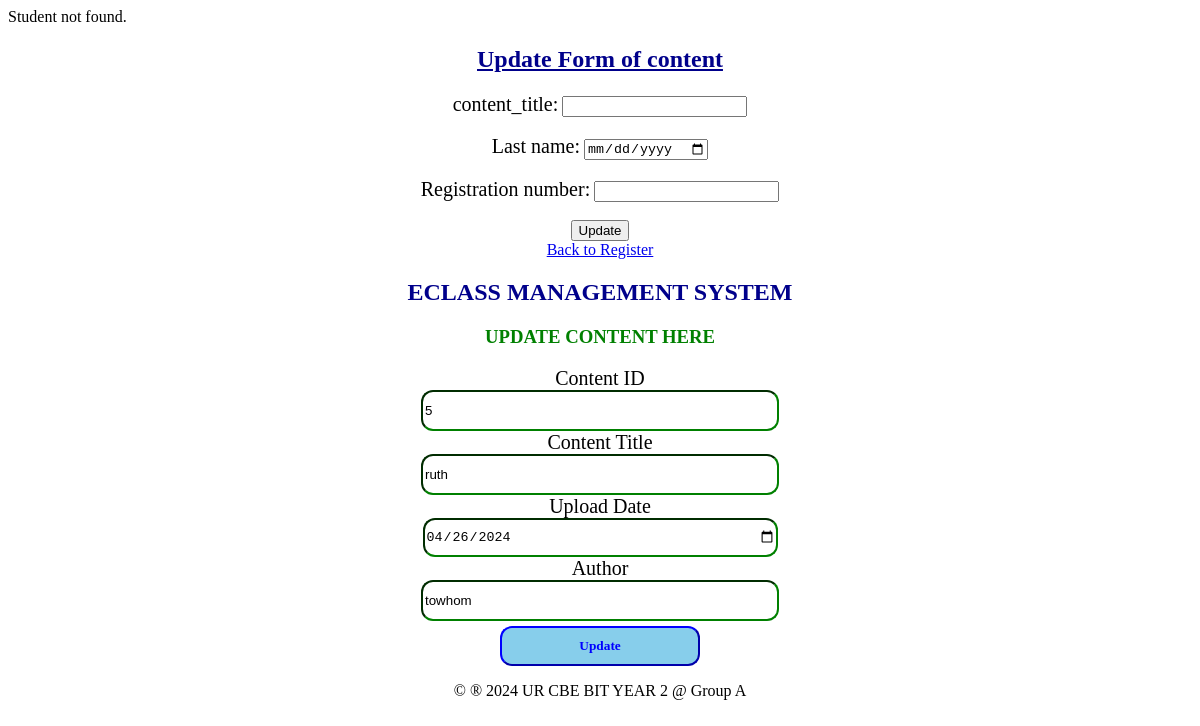
Screenshot of /edit content.php?content_id=5 with the database file from the repository.
### tables this page shows
CREATE TABLE `content` (
  `content_id` int(34) NOT NULL,
  `content_title` varchar(23) NOT NULL,
  `upload_date` varchar(30) NOT NULL,
  `author` varchar(11) NOT NULL
);

### edit content.php (the view, shortened to what this page needs)
<?php
include "dbconnection.php";
if ($_SERVER['REQUEST_METHOD'] == 'GET') {
    $content_id = $_GET["content_id"];
    $sql = "SELECT * FROM content WHERE content_id=$content_id";
    $result = $connection->query($sql);
    if ($result->num_rows > 0) {
        $row = $result->fetch_assoc();
        $content_id = $row["content_id"];
        $content_title = $row["content_title"];
        $upload_date = $row["upload_date"];
        $author = $row["author"];
    } else {
        header("location: /myproject/content table.php");
        exit;
    }
}
?>
<!DOCTYPE html>
<html>
<head>
<?php
if (isset($_REQUEST['content_id'])) {
  $content_id = $_REQUEST['content_id'];
}
?>
<!DOCTYPE html>
<html>
<head>
</head>
<body><center>
    <h2><u>Update Form of content</u></h2>
    <form method="POST" onsubmit="return confirmUpdate();">
    <label for="content_title">content_title:</label>
    <input type="text" name="content_title" value="<?php echo isset($y) ? $y : ''; ?>">
    <br><br>
    <label for="upload_date">Last name:</label>
    <input type="date" name="upload_date" value="<?php echo isset($z) ? $z : ''; ?>">
    <br><br>
    <label for="author">Registration number:</label>
    <input type="text" name="author" value="<?php echo isset($w) ? $w : ''; ?>">
    <br><br>
    <input type="submit" name="up" value="Update">
  </form>
   <a href="content table.php" class="btn btn-primary" style="margin-top: 0px;">Back to Register</a>
</body>
</html>
</head>
<body>
    <center>
        <h2>ECLASS MANAGEMENT SYSTEM</h2>
        <h3 style="color:green;">UPDATE CONTENT HERE</h3>
        <section class="forms">
            <form method="POST">
                <label>Content ID</label><br>
                <input type="number" name="content_id" readonly class="input" value="<?php echo $content_id; ?>"><br>
                <label>Content Title</label><br>
                <input type="text" name="content_title" class="input" value="<?php echo $content_title; ?>"><br>
                <label>Upload Date</label><br>
                <input type="date" name="upload_date" class="input" value="<?php echo $upload_date; ?>"><br>
                <label>Author</label><br>
                <input type="text" name="author" class="input" value="<?php echo $author; ?>"><br>
                <input type="submit" name="submit" value="Update" class="sb">
            </form>
        </section>
    </center>
    <footer>
        <p>&copy &reg 2024 UR CBE BIT YEAR 2 @ Group A</p>
    </footer>
</body>
</html>

### edit content.php (style rules this page uses)
h2 { font-family: Castellar; color: darkblue; }
label { font-family: elephant; font-size: 20px; }
.sb { font-family: Georgia; padding: 10px; border-color: blue; background-color: skyblue; width: 200px; margin-top: 5px; border-radius: 12px; font-weight: bold; color: blue; }
.input { width: 350px; height: 35px; border-radius: 12px; border-color: green; }

### rows the page displays
content: content_title "ruth", upload_date "04/26/2024", author "towhom"
